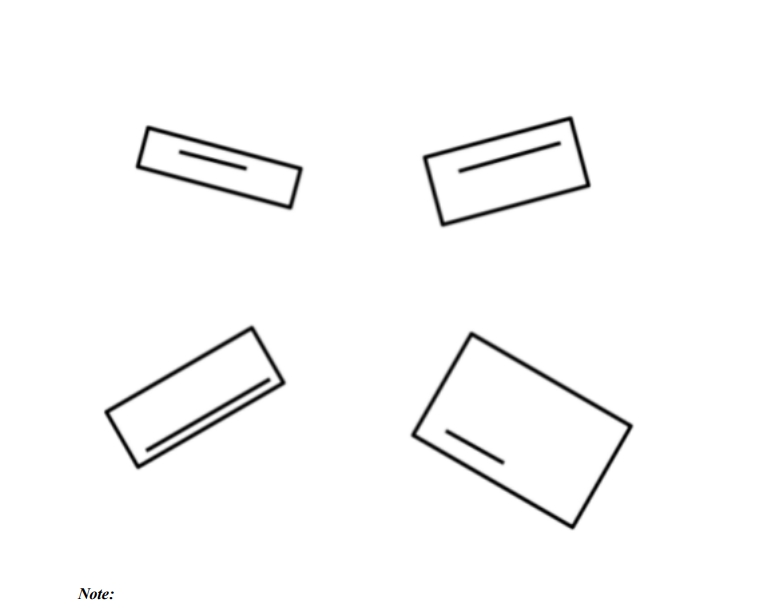
#> input picture blob.jpeg, 779 x 613 px
$ python rectangle_alignment.py
#> lines starting #> are read from the running program, lines starting #| are printed output that depends on the picture; after the words box and inside, x2 and y2 are one past the last pixel; in counts of white or black regions, pixels touching at a corner belong together
import cv2
import numpy as np

def align_rectangles(image_path):
    # Load the image
#> called with image_path = 'blob.jpeg'
    image = cv2.imread(image_path)
#> image is the input picture: shape (613, 779, 3); mean B, G, R 250, 250, 250

    # Convert the image to grayscale
    gray = cv2.cvtColor(image, cv2.COLOR_BGR2GRAY)

    # Apply thresholding to create a binary image
    _, thresholded = cv2.threshold(gray, 200, 255, cv2.THRESH_BINARY_INV)
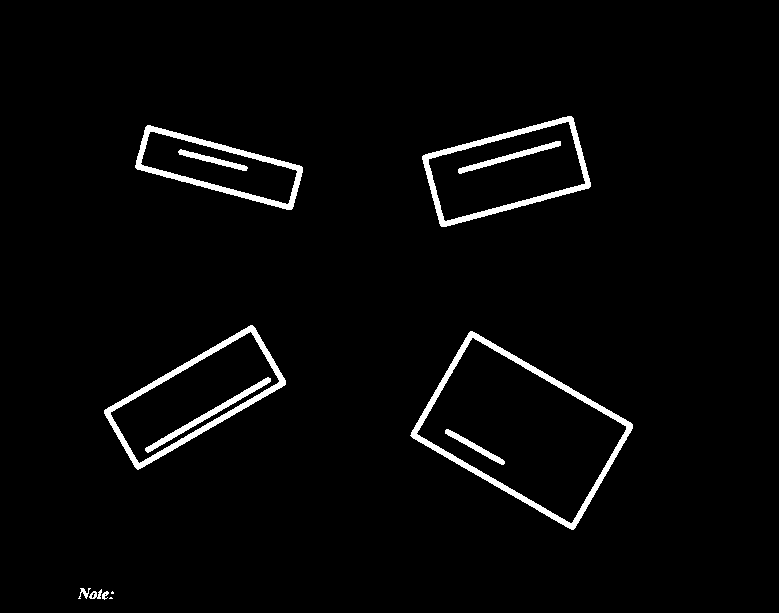
#> thresholded: shape (613, 779); 2.8% white; 13 white regions (2 under 20 px)

    # Find contours in the thresholded image
    contours, _ = cv2.findContours(thresholded, cv2.RETR_EXTERNAL, cv2.CHAIN_APPROX_SIMPLE)
#> contours = 9 contours, 2 with area under 20; largest, box (x1, y1, x2, y2) and area: (410, 331, 633, 530) 23027, (104, 325, 286, 470) 11828, (422, 116, 591, 227) 11565, (135, 125, 303, 210) 7326, (89, 589, 102, 599) 54, (78, 588, 91, 599) 32, (102, 591, 109, 600) 24


    # Iterate through the detected contours (rectangles)
    for contour in contours:
        # Skip small contours
        if cv2.contourArea(contour) < 1000:
            continue
        print(contour)
        # Fit a rotated bounding box around the contour
        rect = cv2.minAreaRect(contour)
        print(rect)
        box = cv2.boxPoints(rect)
        box = np.intp(box)  # Use np.intp instead of np.int0

        # Calculate the rotation matrix to straighten the rectangle
        angle = rect[-1]
        rotation_matrix = cv2.getRotationMatrix2D(tuple(rect[0]), angle, 0.3)

        # Warp the rotated image to align the rectangle
        aligned_image = cv2.warpAffine(image, rotation_matrix, (image.shape[1], image.shape[0]), flags=cv2.INTER_CUBIC, borderMode=cv2.BORDER_REPLICATE)
#> this loop made 9 passes
#> (rect, box, angle, rotation_matrix) on passes 6 to 9: (((521.5, 430), (122.8, 190), -59.98), [[573, 530], [408, 435], [469, 329], [634, 424]], -59.98, [[0.15, -0.26, 554.9], [0.26, 0.15, 230]]), (((194.5, 396.9), (173.9, 69.37), -30.03), [[136, 470], [101, 410], [252, 323], [287, 383]], -30.03, [[0.26, -0.15, 203.6], [0.15, 0.26, 264.6]]), (((218.7, 167.2), (46.16, 163.7), -75.03), [[291, 210], [133, 168], [145, 123], [303, 166]], -75.03, [[0.0775, -0.29, 250.2], [0.29, 0.0775, 90.86]]), (((506.1, 171.1), (156.7, 75.42), -15.04), [[440, 227], [420, 154], [572, 114], [591, 187]], -15.04, [[0.29, -0.0778, 372.8], [0.0778, 0.29, 82.1]])
#> contour on pass 1: [[110, 597], [109, 598], [112, 598], [111, 597]]
#> (printed output is left out)

        # Display or save the aligned image
    cv2.imwrite("straightimage.jpg",aligned_image)
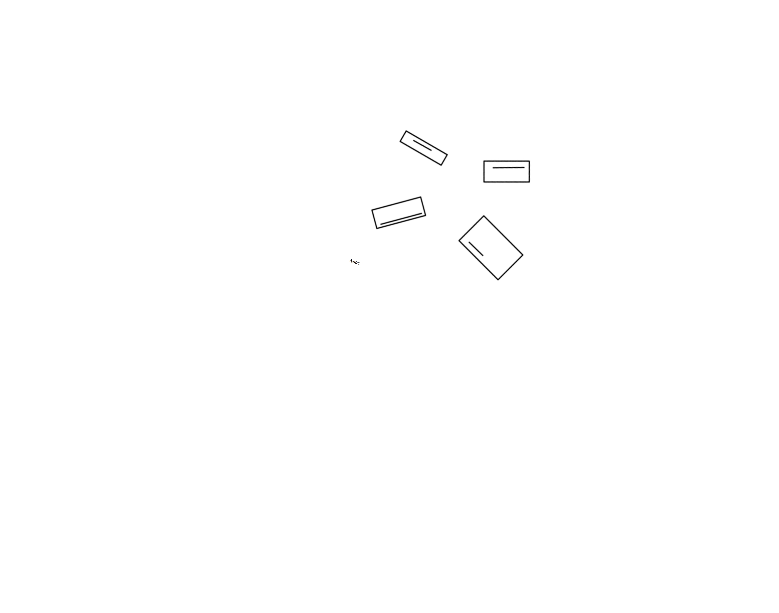
#> saved as straightimage.jpg: shape (613, 779, 3); mean B, G, R 254.6, 254.6, 254.6

    cv2.destroyAllWindows()

# Replace 'image_path' with the actual path to your image
image_path = 'blob.jpeg'
align_rectangles(image_path)
